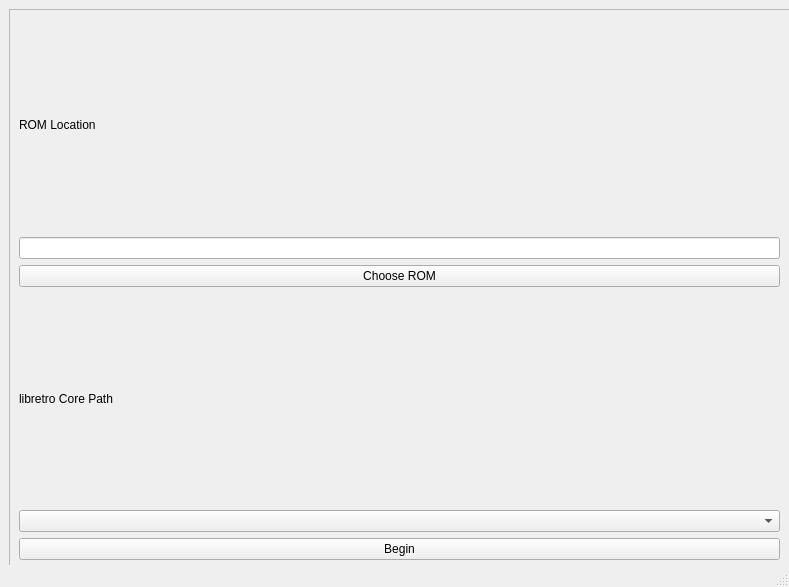
<?xml version="1.0" encoding="UTF-8"?>
<ui version="4.0">
 <class>ArqadeWindow</class>
 <widget class="QMainWindow" name="ArqadeWindow">
  <property name="geometry">
   <rect>
    <x>0</x>
    <y>0</y>
    <width>789</width>
    <height>587</height>
   </rect>
  </property>
  <property name="windowTitle">
   <string>Arqade</string>
  </property>
  <widget class="QWidget" name="centralwidget">
   <widget class="QScrollArea" name="scrollArea">
    <property name="geometry">
     <rect>
      <x>9</x>
      <y>9</y>
      <width>781</width>
      <height>561</height>
     </rect>
    </property>
    <property name="widgetResizable">
     <bool>true</bool>
    </property>
    <widget class="QWidget" name="scrollAreaWidgetContents">
     <property name="geometry">
      <rect>
       <x>0</x>
       <y>0</y>
       <width>779</width>
       <height>559</height>
      </rect>
     </property>
     <widget class="QWidget" name="gridLayoutWidget">
      <property name="geometry">
       <rect>
        <x>9</x>
        <y>9</y>
        <width>761</width>
        <height>541</height>
       </rect>
      </property>
      <layout class="QGridLayout" name="gridLayout">
       <item row="4" column="0">
        <widget class="QLabel" name="coreLabel">
         <property name="text">
          <string>libretro Core Path</string>
         </property>
        </widget>
       </item>
       <item row="2" column="0">
        <widget class="QLineEdit" name="romPathEdit"/>
       </item>
       <item row="3" column="0">
        <widget class="QPushButton" name="romButton">
         <property name="text">
          <string>Choose ROM</string>
         </property>
        </widget>
       </item>
       <item row="0" column="0">
        <widget class="QLabel" name="romLabel">
         <property name="text">
          <string>ROM Location</string>
         </property>
        </widget>
       </item>
       <item row="6" column="0">
        <widget class="QPushButton" name="startButton">
         <property name="text">
          <string>Begin</string>
         </property>
        </widget>
       </item>
       <item row="5" column="0">
        <widget class="QComboBox" name="coreBox"/>
       </item>
      </layout>
     </widget>
    </widget>
   </widget>
  </widget>
  <widget class="QStatusBar" name="statusbar"/>
 </widget>
 <resources/>
 <connections/>
</ui>
